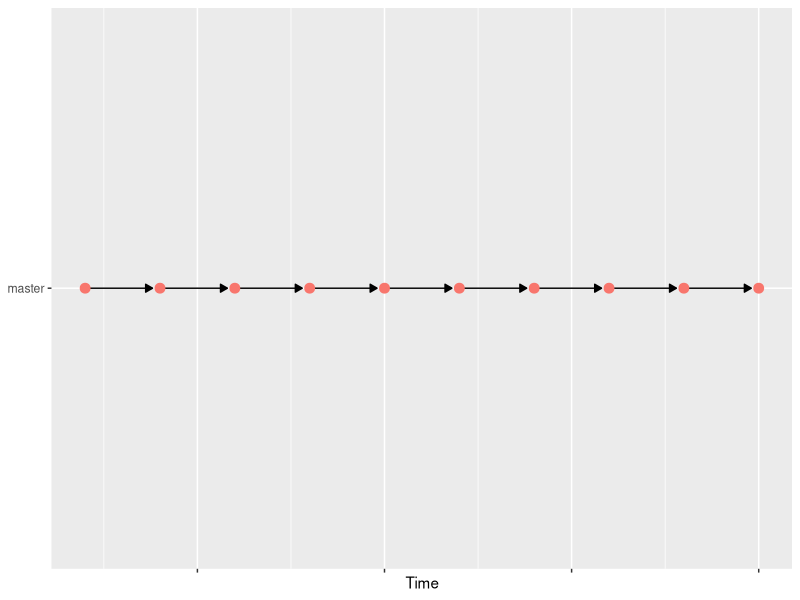

Write R code to recreate this figure. (Note: this script raises an error after producing the figure.)
## ---- chunk 1
library(knitr)
opts_chunk$set(
  cache = TRUE,
  autodep = TRUE,
  echo = FALSE,
  warning = FALSE,
  fig.width = 6
)
library(dplyr)
library(diagram)
library(ggplot2)
## ---- chunk 2
data.frame(
  x = 1:10,
  y = "master"
) %>%
  mutate(
    xend = lead(x) - 0.1,
    yend = y
  ) %>%
  ggplot(aes(x = x, y = y, xend = xend, yend = yend)) +
  geom_segment(
    arrow = arrow(length = unit(2, "mm"), type = "closed")
  ) +
  geom_point(aes(colour = y), size = 3, show.legend = FALSE) +
  theme(
    axis.text.x = element_blank(),
    axis.title.y = element_blank()
  ) +
  xlab("Time")
## ---- chunk 3
dataset <- frame_data(
  ~commit, ~parent, ~branch,
  1, NA, "master",
  2, 1, "master",
  3, 2, "feature A",
  4, 3, "feature A",
  5, 2, "feature B",
  6, 4, "feature A",
  7, 5, "feature B"
)
dataset %>%
  select(parent = commit, parent_branch = branch) %>%
  right_join(dataset, by = "parent") %>%
  ggplot(aes(x = commit, y = branch)) +
  geom_segment(
    aes(x = commit - 0.1, xend = parent, yend = parent_branch),
    arrow = arrow(length = unit(2, "mm"), type = "closed", ends = "first")
  ) +
  geom_point(aes(colour = branch), size = 3, show.legend = FALSE) +
  theme(
    axis.text.x = element_blank(),
    axis.title.y = element_blank()
  ) +
  xlab("Time")
## ---- chunk 4
dataset <- frame_data(
  ~commit, ~parent, ~branch,
  1, NA, "master",
  2, 1, "master",
  3, 2, "feature A",
  4, 3, "feature A",
  5, 2, "feature B",
  6, 4, "feature A",
  7, 5, "feature B",
  8, 2, "master",
  8, 6, "master",
  9, 8, "feature B",
  9, 7, "feature B",
  10, 8, "master",
  10, 9, "master",
  11, 10, "feature C"
)
dataset %>%
  select(parent = commit, parent_branch = branch) %>%
  right_join(dataset, by = "parent") %>%
  ggplot(aes(x = commit, y = branch)) +
  geom_segment(
    aes(x = commit - 0.1, xend = parent, yend = parent_branch),
    arrow = arrow(length = unit(2, "mm"), type = "closed", ends = "first")
  ) +
  geom_point(aes(colour = branch), size = 3, show.legend = FALSE) +
  theme(
    axis.text.x = element_blank(),
    axis.title.y = element_blank()
  ) +
  xlab("Time")
## ---- chunk 5
start <- rgb(0, 0.62, 0.451)
end <- rgb(0.835, 0.369, 0)
question <- rgb(0.941, 0.894, 0.259)
## ---- chunk 6
par(mar = rep(0, 4))
openplotmat()

straightarrow(c(0.1, 0.9), c(0.5, 0.9))
straightarrow(c(0.5, 0.9), c(0.85, 0.9))
straightarrow(c(0.5, 0.9), c(0.5, 0.5))
straightarrow(c(0.5, 0.5), c(0.1, 0.5))
straightarrow(c(0.5, 0.5), c(0.5, 0.15))

bentarrow(c(0.9, 0.85), c(0.5, 0.5), path = "V")
bentarrow(c(0.1, 0.5), c(0.5, 0.15), path = "V")

text(0.70, 0.95, "no")
text(0.55, 0.7, "yes")
text(0.30, 0.55, "no")
text(0.55, 0.3, "yes")

textellipse(c(0.1, 0.9), radx = 0.1, lab = "Start", box.col = start)
textdiamond(
  c(0.5, 0.9), 
  radx = 0.1, rady = 0.1, 
  lab = "Repository\nexists?", 
  box.col = question
)
textrect(c(0.85, 0.9), radx = 0.1, lab = "Create\nrepository\nonline")
textdiamond(
  c(0.5, 0.5), 
  radx = 0.1, 
  rady = 0.1, 
  lab = "Local clone\nexists?", 
  box.col = question
)
textrect(c(0.1, 0.5), radx = 0.1, lab = "Clone\nrepository")
textellipse(
  c(0.5, 0.15), 
  radx = 0.1, 
  lab = "Check out\nfeature branch", 
  box.col = end
)
## ---- chunk 7
par(mar = rep(0, 4))
openplotmat()

straightarrow(c(0.1, 0.9), c(0.5, 0.9))
straightarrow(c(0.5, 0.9), c(0.85, 0.9))
straightarrow(c(0.5, 0.9), c(0.5, 0.5))
straightarrow(c(0.5, 0.5), c(0.1, 0.5))
straightarrow(c(0.85, 0.9), c(0.85, 0.5))
straightarrow(c(0.1, 0.5), c(0.1, 0.15))
straightarrow(c(0.85, 0.5), c(0.85, 0.15))
straightarrow(c(0.85, 0.15), c(0.5, 0.15))
straightarrow(c(0.5, 0.15), c(0.1, 0.15))

text(0.70, 0.95, "no")
text(0.55, 0.7, "yes")

textellipse(c(0.1, 0.9), radx = 0.1, lab = "Open\nrepository", box.col = start)
textdiamond(
  c(0.5, 0.9), 
  radx = 0.1, rady = 0.1, 
  lab = "Feature\nbranch\nexists?", 
  box.col = question
)
textrect(c(0.85, 0.9), radx = 0.1, lab = "Check out\nmaster branch")
textrect(c(0.5, 0.5), radx = 0.1, lab = "Check out\nfeature branch")
textrect(c(0.1, 0.5), radx = 0.1, lab = "Pull")
textrect(c(0.85, 0.5), radx = 0.1, lab = "Pull")
textrect(
  c(0.85, 0.15), 
  radx = 0.1, 
  lab = "Create and\ncheck out\nfeature branch"
)
textrect(c(0.5, 0.15), radx = 0.1, lab = "Push")
textellipse(c(0.1, 0.15), radx = 0.1, lab = "Start\nworking", box.col = end)
## ---- chunk 8
par(mar = rep(0, 4))
openplotmat()

straightarrow(c(0.1, 0.9), c(0.1, 0.5))
straightarrow(c(0.1, 0.5), c(0.1, 0.15))
straightarrow(c(0.1, 0.15), c(0.5, 0.5))
straightarrow(c(0.5, 0.5), c(0.1, 0.5))
straightarrow(c(0.5, 0.5), c(0.5, 0.9))
straightarrow(c(0.5, 0.9), c(0.1, 0.5))
straightarrow(c(0.1, 0.15), c(0.5, 0.15))
straightarrow(c(0.5, 0.15), c(0.85, 0.15))
straightarrow(c(0.85, 0.15), c(0.85, 0.5))
straightarrow(c(0.85, 0.5), c(0.85, 0.9))

text(0.3, 0.2, "yes")
text(0.3, 0.35, "no")
text(0.3, 0.55, "no")
text(0.55, 0.7, "yes")

textellipse(c(0.1, 0.9), radx = 0.1, lab = "Start\nworking", box.col = start)
textrect(c(0.1, 0.5), radx = 0.1, lab = "Change and\ncommit")
textdiamond(
  c(0.1, 0.15), 
  radx = 0.1, rady = 0.1, 
  lab = "Done with\nfeature?", 
  box.col = question
)
textdiamond(
  c(0.5, 0.5), 
  radx = 0.1, rady = 0.1, 
  lab = "End of\nthe day?", 
  box.col = question
)
textrect(c(0.5, 0.9), radx = 0.1, lab = "Push")
textrect(c(0.5, 0.15), radx = 0.1, lab = "Push")
textrect(c(0.85, 0.15), radx = 0.1, lab = "Create\npull request")
textrect(c(0.85, 0.5), radx = 0.1, lab = "Delete\nfeature\nbranch")
textellipse(
  c(0.85, 0.9), 
  radx = 0.1, 
  lab = "Check out\nfeature branch", 
  box.col = end
)
